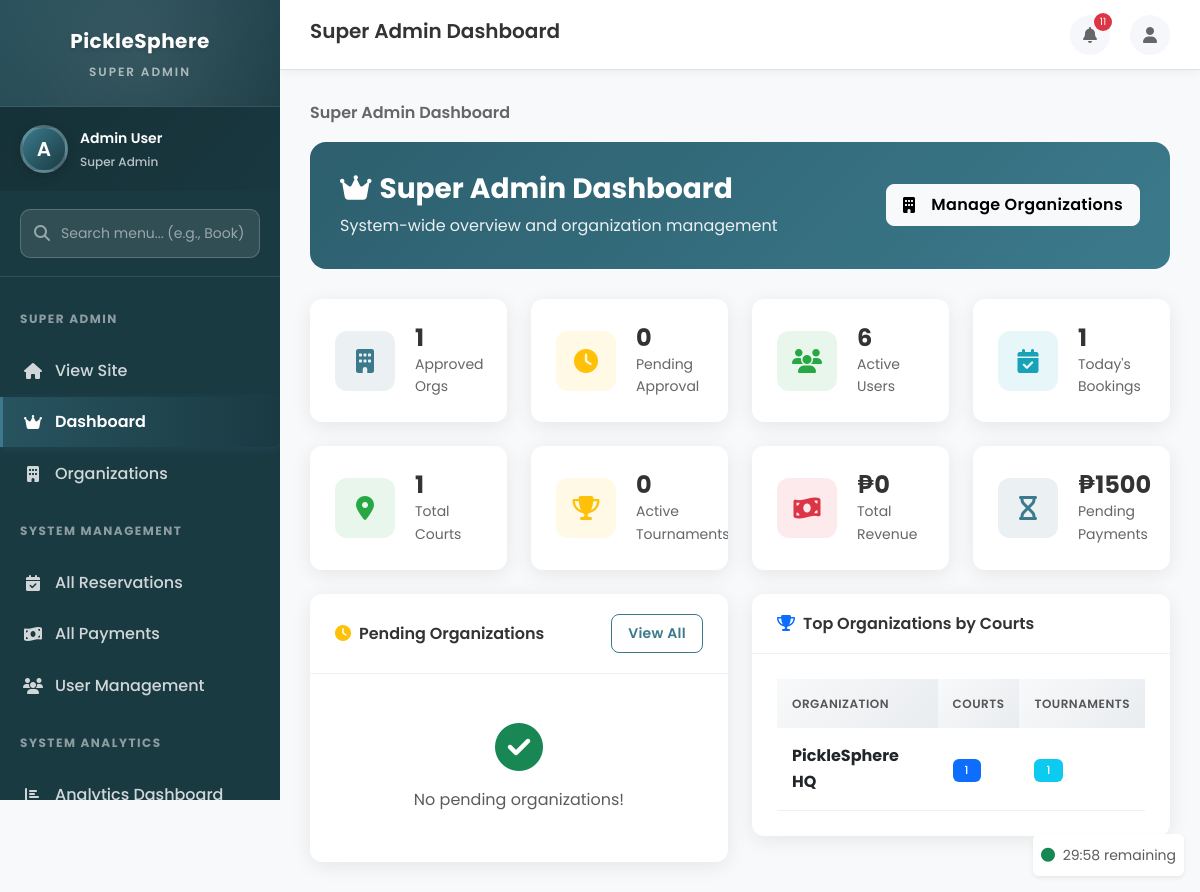
The page /organizations/super-admin/dashboard/ (signed in) on the database as committed earlier.
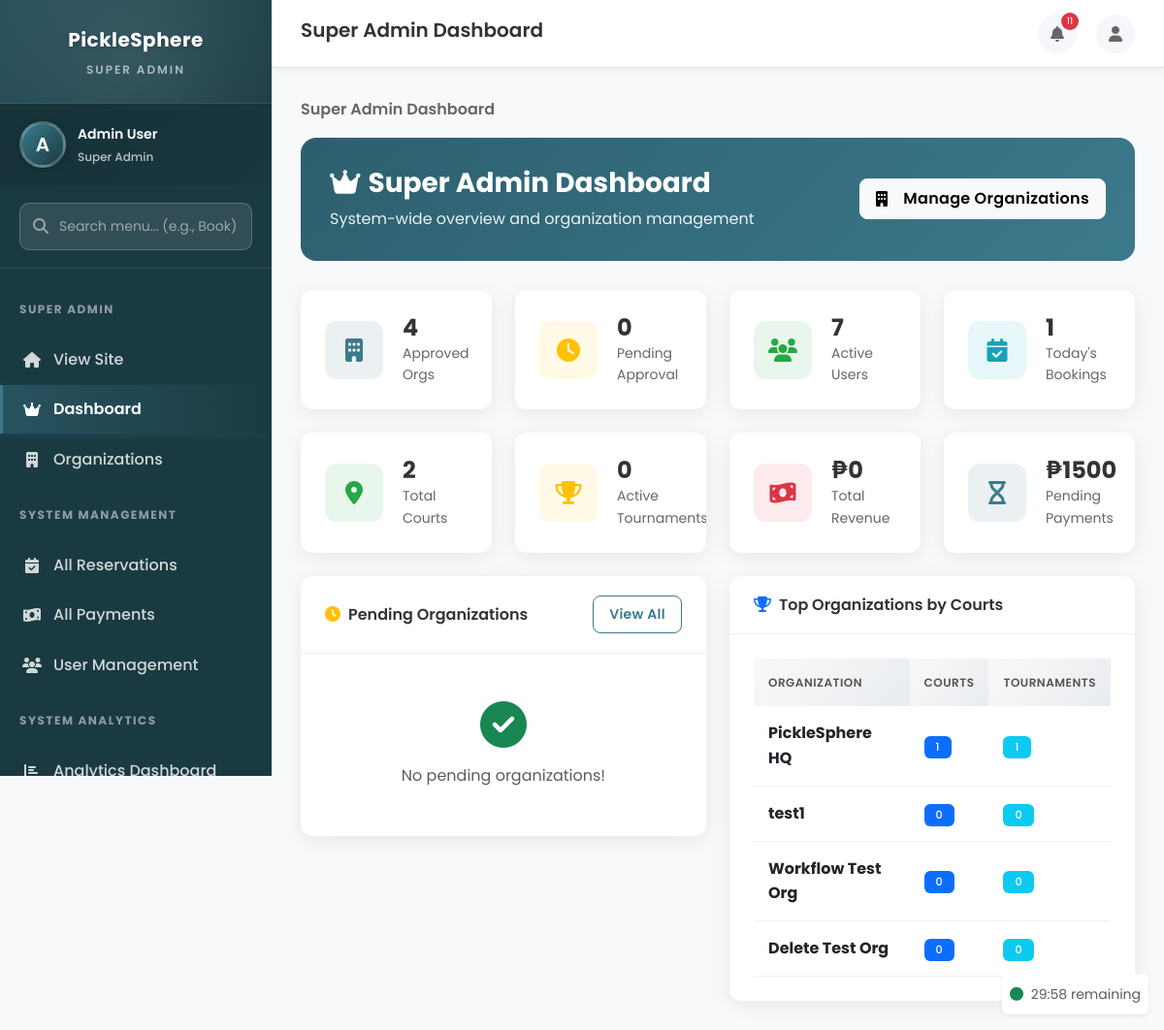
The same page on the database as committed later.
### organizations/models.py (models this page shows, shortened)
class Organization(models.Model):
    STATUS_CHOICES = (
        ('pending', 'Pending Approval'),
        ('approved', 'Approved'),
        ('rejected', 'Rejected'),
        ('suspended', 'Suspended'),
    )
    name = models.CharField(max_length=200, unique=True)
    slug = models.SlugField(max_length=200, unique=True, blank=True)
    description = models.TextField(blank=True, null=True)
    logo = models.ImageField(upload_to='organizations/logos/', blank=True, null=True)
    banner = models.ImageField(upload_to='organizations/banners/', blank=True, null=True)
    address = models.TextField(blank=True, null=True)
    city = models.CharField(max_length=100, blank=True, null=True)
    province = models.CharField(max_length=100, blank=True, null=True)
    contact_email = models.EmailField(blank=True, null=True)
    contact_phone = models.CharField(max_length=20, blank=True, null=True)
    website = models.URLField(blank=True, null=True)
    status = models.CharField(max_length=20, choices=STATUS_CHOICES, default='pending')
    registration_notes = models.TextField(blank=True, null=True, help_text="Why the organization wants to join the platform")
    approved_by = models.ForeignKey(
        settings.AUTH_USER_MODEL, on_delete=models.SET_NULL,
        null=True, blank=True, related_name='approved_organizations'
    )
    approved_at = models.DateTimeField(null=True, blank=True)
    rejection_reason = models.TextField(blank=True, null=True)
    operating_hours = models.TextField(blank=True, null=True, help_text="Operating hours description (e.g., Mon-Fri 6AM-10PM)")
    is_active = models.BooleanField(default=True)
    max_staff_accounts = models.PositiveIntegerField(default=5, help_text="Maximum number of staff accounts allowed")
    created_at = models.DateTimeField(auto_now_add=True)
    updated_at = models.DateTimeField(auto_now=True)
    class Meta:
        db_table = 'organizations'
        ordering = ['name']
        verbose_name = 'Organization'
        verbose_name_plural = 'Organizations'

### organizations/views.py (the view)
# urls.py: path('super-admin/dashboard/', views.super_admin_dashboard, name='super_admin_dashboard'),
@login_required
@super_admin_required
def super_admin_dashboard(request):
    from accounts.models import User
    from courts.models import Court
    from reservations.models import Reservation
    from tournaments.models import Tournament
    from payments.models import Payment
    today = timezone.now().date()
    metrics = {
        'total_users': User.objects.count(),
        'active_users': User.objects.filter(is_active=True).count(),
        'total_organizations': Organization.objects.count(),
        'pending_organizations': Organization.objects.filter(status='pending').count(),
        'approved_organizations': Organization.objects.filter(status='approved').count(),
        'total_courts': Court.objects.filter(is_active=True).count(),
        'total_reservations': Reservation.objects.exclude(status='cancelled').count(),
        'today_reservations': Reservation.objects.filter(date=today).count(),
        'total_tournaments': Tournament.objects.count(),
        'active_tournaments': Tournament.objects.filter(status__in=['registration_open', 'in_progress']).count(),
    }
    revenue_stats = {
        'total_revenue': Payment.objects.filter(status='paid').aggregate(Sum('amount'))['amount__sum'] or 0,
        'today_revenue': Payment.objects.filter(status='paid', created_at__date=today).aggregate(Sum('amount'))['amount__sum'] or 0,
        'pending_amount': Payment.objects.filter(status='pending').aggregate(Sum('amount'))['amount__sum'] or 0,
    }
    pending_orgs = Organization.objects.filter(status='pending').order_by('-created_at')[:10]
    org_stats = Organization.objects.filter(status='approved').annotate(
        total_courts=Count('courts'),
        total_tournaments=Count('tournaments'),
    ).order_by('-total_courts')[:10]
    return render(request, 'admin/organizations/super_admin_dashboard.html', {
        'metrics': metrics,
        'revenue_stats': revenue_stats,
        'pending_orgs': pending_orgs,
        'org_stats': org_stats,
    })

### accounts/models.py (called while the page is built)
    def is_super_admin(self):
        return self.role == 'super_admin'

    def is_normal_user(self):
        return self.role == 'user'

    def is_admin(self):
        return self.role in ['super_admin', 'org_admin']

### dashboard/context_processors.py (called while the page is built)
def site_contact_info(request):
    contact_info = ContactInfo.objects.first()
    def value(field_name):
        if not contact_info:
            return DEFAULT_CONTACT_INFO[field_name]
        return getattr(contact_info, field_name) or DEFAULT_CONTACT_INFO[field_name]
    return {
        'site_contact_info': {
            'phone': value('phone'),
            'email': value('email'),
            'address': value('address'),
            'city_country': value('city_country'),
        }
    }

### picklesphere/session_management.py (called while the page is built)
def format_duration(seconds):
    if seconds < 60:
        return f"{int(seconds)}s"
    elif seconds < 3600:
        minutes = int(seconds / 60)
        secs = int(seconds % 60)
        return f"{minutes}m {secs}s"
    else:
        hours = int(seconds / 3600)
        minutes = int((seconds % 3600) / 60)
        return f"{hours}h {minutes}m"

### templates/admin/organizations/super_admin_dashboard.html (shortened to what the changed rows need)
{% extends 'base/dashboard_base.html' %}
{% load static %}
{% block page_title %}Super Admin Dashboard{% endblock %}
{% block content %}
<div class="super-admin-header">
    <div class="d-flex justify-content-between align-items-center">
        <div>
            <h1><i class="fas fa-crown me-2"></i>Super Admin Dashboard</h1>
        </div>
    </div>
</div>
<div class="row g-4 mb-4">
    <div class="col-md-3">
        <div class="stat-card">
            <div class="stat-info">
                <h3>{{ metrics.approved_organizations }}</h3>
                <p>Approved Orgs</p>
            </div>
        </div>
    </div>
    <div class="col-md-3">
        <div class="stat-card">
            <div class="stat-info">
                <h3>{{ metrics.active_users }}</h3>
                <p>Active Users</p>
            </div>
        </div>
    </div>
</div>
<div class="row g-4 mb-4">
    <div class="col-md-3">
        <div class="stat-card">
            <div class="stat-info">
                <h3>{{ metrics.total_courts }}</h3>
                <p>Total Courts</p>
            </div>
        </div>
    </div>
</div>
<div class="row g-4">
    <div class="col-lg-6">
        <div class="card">
            <div class="card-body">
                {% if org_stats %}
                <div class="table-responsive">
                    <table class="table">
                        <thead>
                            <tr>
                                <th>Organization</th>
                                <th>Courts</th>
                                <th>Tournaments</th>
                            </tr>
                        </thead>
                        <tbody>
                            {% for org in org_stats %}
                            <tr>
                                <td><strong>{{ org.name }}</strong></td>
                                <td><span class="badge bg-primary">{{ org.total_courts }}</span></td>
                                <td><span class="badge bg-info">{{ org.total_tournaments }}</span></td>
                            </tr>
                            {% endfor %}
                        </tbody>
                    </table>
                </div>
                {% else %}
                <div class="text-center py-4">
                    <i class="fas fa-building fa-3x text-muted mb-3"></i>
                    <p class="text-muted mb-0">No organizations yet.</p>
                </div>
                {% endif %}
            </div>
        </div>
    </div>
</div>
{% endblock %}

Rows that differ between the two databases and show on the page:
added Organization: name "test1", total_courts "0", total_tournaments "0"
added Organization: name "Workflow Test Org", total_courts "0", total_tournaments "0"
added Organization: name "Delete Test Org", total_courts "0", total_tournaments "0"
Other text that changed with them:
{{ metrics.approved_organizations }}: "1" → "4"
{{ metrics.active_users }}: "6" → "7"
{{ metrics.total_courts }}: "1" → "2"
